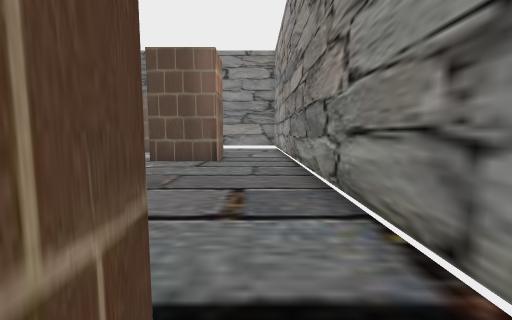
[1] (above)

22 first-person views from a walk through a 3-D level made in the Unity game engine. The camera is 1.3 m above the floor, tilts 6° down and sees 90° across. The floor is counted in squares, 1 m on a side. Each view is taken from the middle of a square. On the plan, view 1 faces up. The plan holds only what a view shows up to about 13 squares ahead; the rest is blank. The place goes on beyond the plan.

[2]
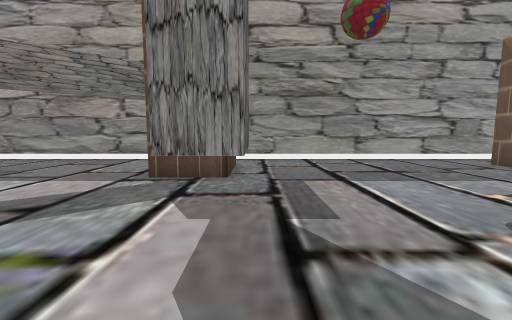

[3]
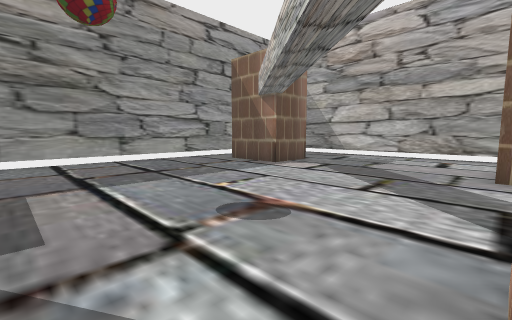

[4]
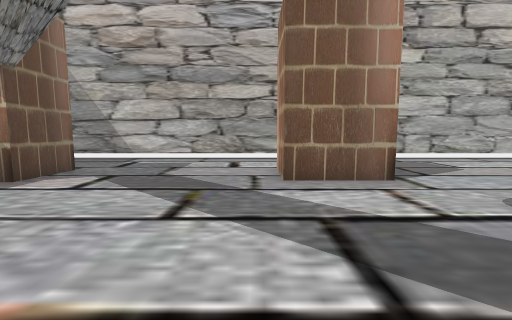

[5]
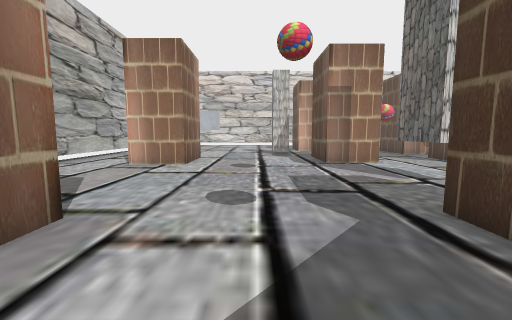

[6]
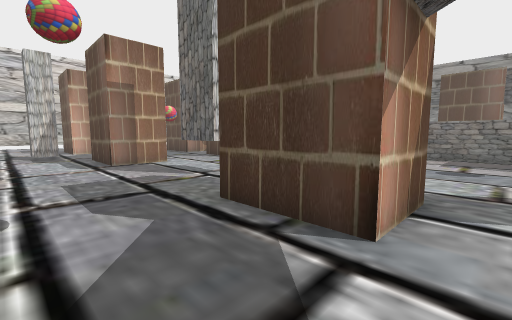

[7]
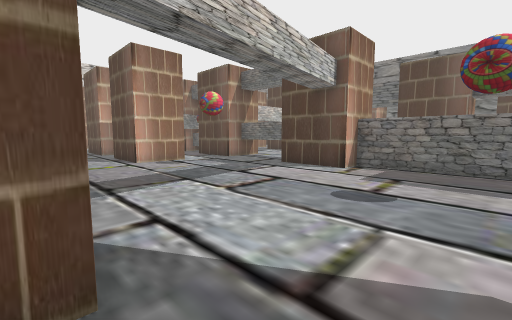

[8]
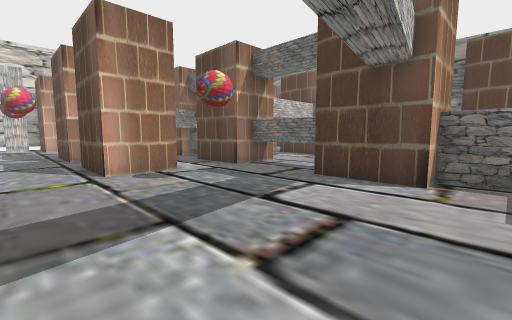

[9]
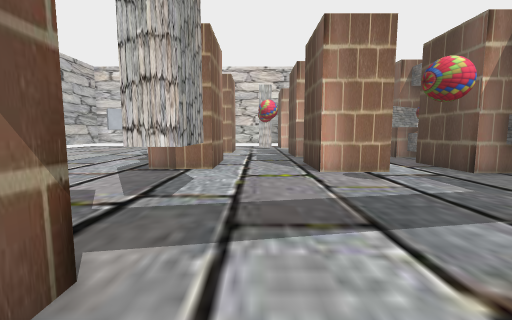

[10]
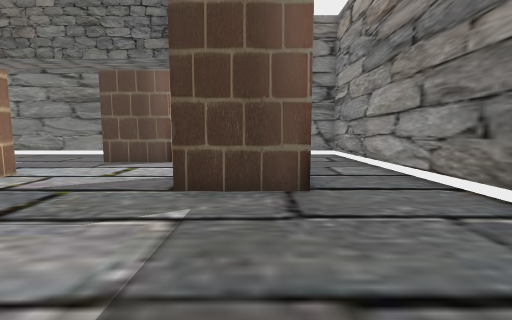

[11]
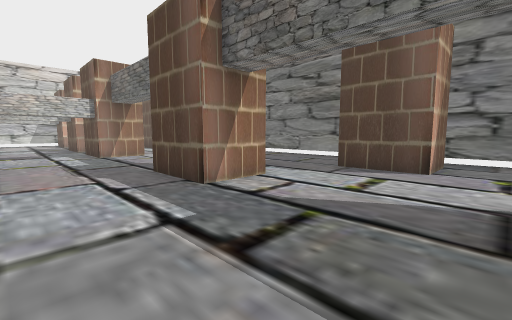

[12]
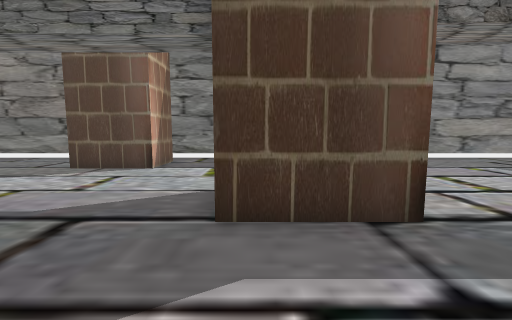

[13]
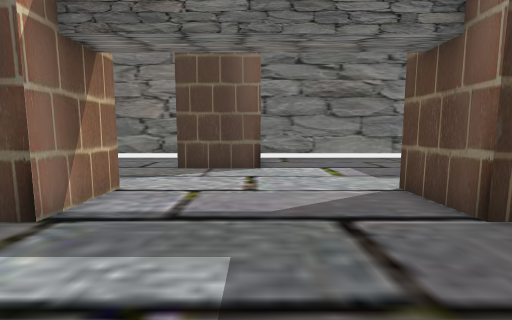

[14]
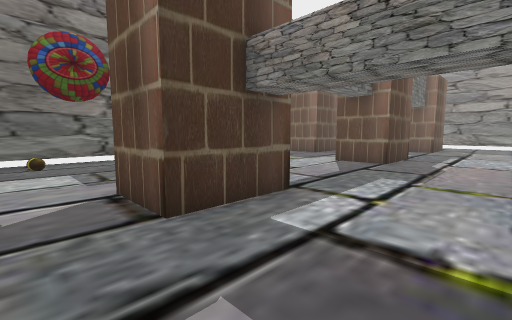

[15]
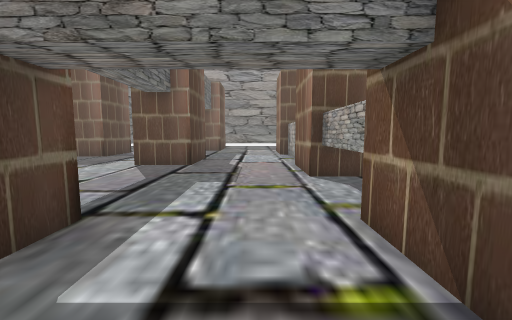

[16]
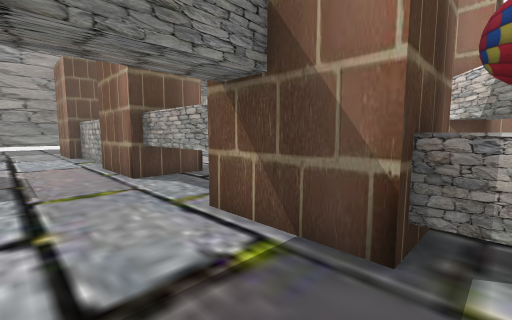

[17]
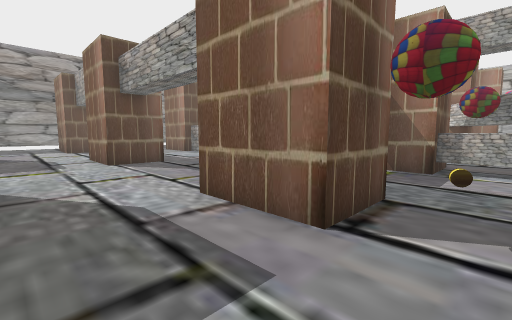

[18]
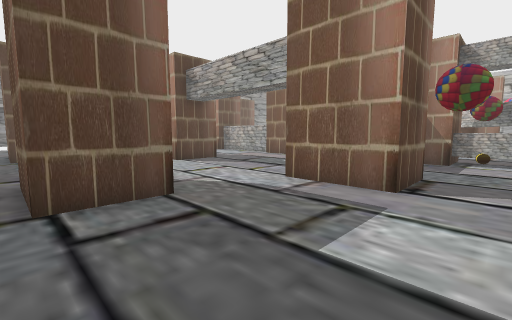

[19]
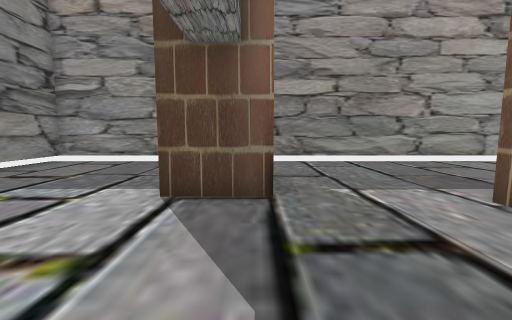

[20]
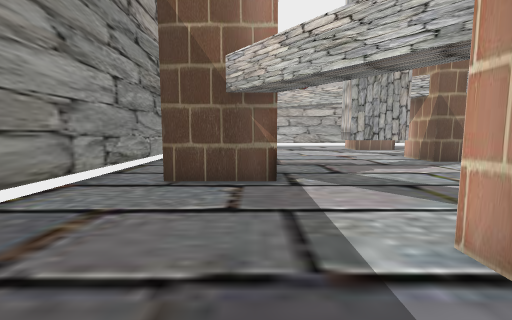

[21]
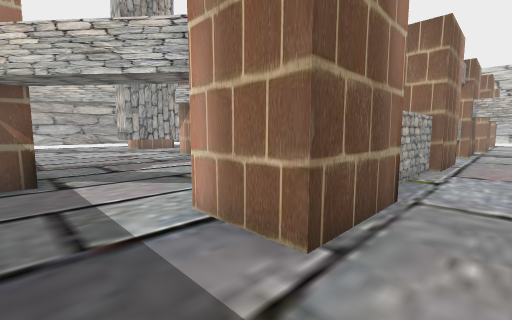

[22]
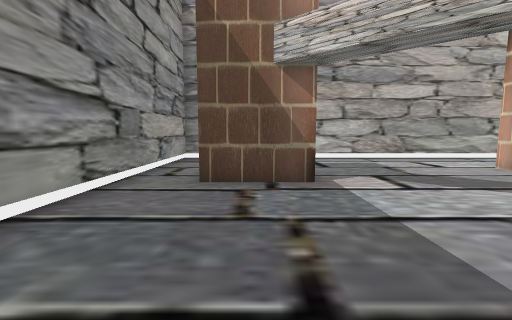

### Floor plan
Points are (right, up) in squares from view 1. A wall is a line through its corners. A room is listed if a view was taken in it or the views show most of it. See-through windows are left out.
Room 1 (views 1, 4, 5, 6, 7, 22)
walls: (-13.9, -12) (-10.8, -12) (-10.8, -14.4); (-11.1, -3.6) (-11.1, -5.9) (-14.2, -5.9); (-16.5, -4.3) (-18.5, -4.3); (-14.1, -17.8) (-0.9, -17.8); (-3.6, -14.1) (-3.6, -11.7) (-0.5, -11.7); (-6.6, -1.9) (-8.3, -1.9); (-6.3, -0.9) (-6.3, -1.9); (-21.2, -4.5) (-21.2, -5.9) (-24.4, -5.9); (-23.1, -12) (-20.5, -12) (-20.5, -14.4); (0.8, -17.8) (1.5, -17.8) (1.5, 1.6); (-23.1, -17.8) (-17, -17.8); (-0.5, 1.2) (-0.5, 0.4)
low walls: (-0.8, -1.2) (-3.6, -1.2)
ways out: opening at (-25, -3) to room 2; opening at (-19.5, -4) to room 2; opening at (-15.5, -4) to room 2; opening at (-6.8, -1) to room 2; opening at (0.5, 2) to room 2
Room 2 (views 2, 3, 8, 9, 10, 11, 12, 13, 14, 15, 16, 17, 18, 19, 20, 21)
walls: (-13.3, 7) (-8.3, 7); (-10.5, 11.6) (-13.6, 11.6) (-13.6, 14) (-10.5, 14) (-10.5, 11.6); (-8.3, 7.4) (-5.3, 7.4) (-5.3, 5.1); (-8.9, 6) (-13.3, 6) (-13.3, 5.1) (-16.4, 5.1) (-16.4, 7.4) (-13.3, 7.4); (-17, 6) (-20.2, 6); (-19.8, 7) (-16.4, 7); (-20.2, 7.4) (-20.2, 5.1) (-23.3, 5.1) (-23.3, 7.4) (-20.2, 7.4); (-20.2, 11.6) (-23.3, 11.6) (-23.3, 14) (-20.2, 14) (-20.2, 11.6); (-20.5, 2.5) (-20.5, 0.2) (-23.6, 0.2) (-23.6, 2.5) (-22.9, 2.5); (-9.8, 19.7) (-6.8, 19.7) (-6.8, 17.4) (-9.9, 17.4); (-1.8, 13) (-1.8, 11.6) (-4.9, 11.6) (-4.9, 14); (-8.3, -1.9) (-8.3, -0.9) (-6.3, -0.9); (-16.8, 19.7) (-16.8, 17.4) (-19.9, 17.4) (-19.9, 19.7); (-9.6, 20.8) (-17.2, 20.8); (-14.2, -3.6) (-11.1, -3.6); (-3.6, -1.2) (-3.6, 1.2) (-0.5, 1.2); (-25.1, 6) (-22.9, 2.7); (-18.5, -3.3) (-16.5, -3.3) (-16.5, -4.3); (-20.9, 20.8) (-25.5, 20.8); (1.5, 1.6) (1.5, 20.8) (-7, 20.8); (-24.4, -3.6) (-21.2, -3.6) (-21.2, -4.5)
ways out: opening at (-25, -3) to room 1; opening at (-19.5, -4) to room 1; opening at (-15.5, -4) to room 1; opening at (-6.8, -1) to room 1; opening at (0.5, 2) to room 1
objects: other object (-25, 6) to (-24, 7); other object (-25, 13)

Positions as (right, up) in squares from view 1, and headings:
1: (0, 0), facing up
2: (-11, -2), facing right
3: (-11, -3), facing down-right
4: (-10, -5), facing down
5: (-10, -9), facing left
6: (-10, -9), facing up-left
7: (-9, -4), facing up-left
8: (-12, -2), facing up-left
9: (-12, -2), facing left
10: (-3, 6), facing up
11: (-5, 8), facing up-left
12: (-13, 8), facing up
13: (-17, 8), facing up
14: (-25, 8), facing up-right
15: (-24, 9), facing right
16: (-24, 10), facing down-right
17: (-25, 17), facing down-right
18: (-25, 20), facing down-right
19: (-10, 12), facing right
20: (-3, 8), facing down
21: (-3, 9), facing down-left
22: (-2, -5), facing down
